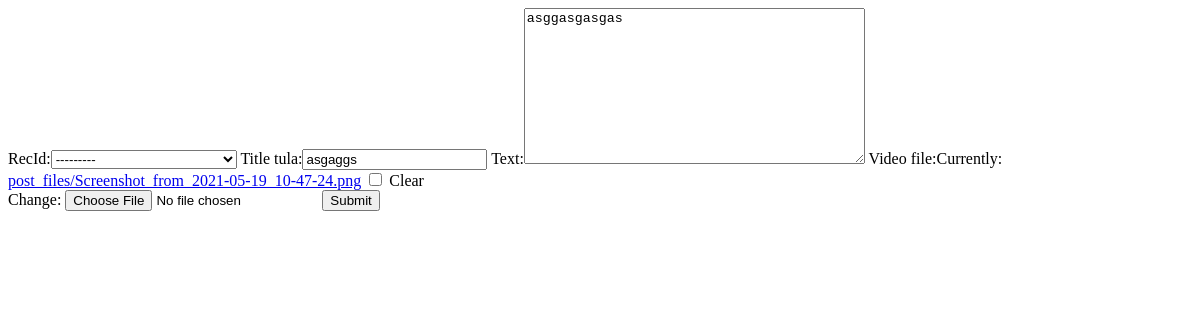
Before: /update_tula/6/ with the older database file.
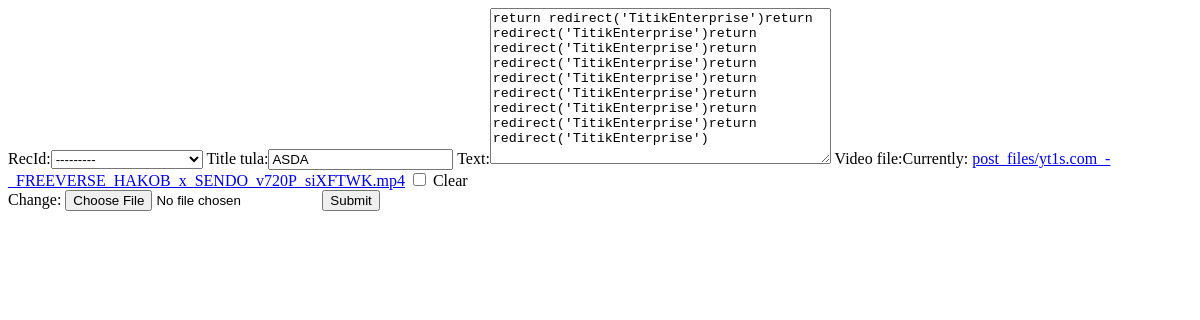
After: the same page with the newer database file.
### TitikPoetryApp/models.py (models this page shows, shortened)
class Tula(models.Model):
	RecId = models.ForeignKey(Recruit, null=True, on_delete= models.SET_NULL)
	title_tula = models.CharField(max_length=50)
	text = models.TextField(default="")
	video_file = models.FileField(upload_to='post_files',blank=True, null=True)

### TitikPoetryApp/views.py (the view)
# urls.py: path('update_tula/<str:pk>/', views.updateTula, name="update_tula"),
def updateTula(request, pk):
	jenjie = Tula.objects.get(id=pk)
	form = TulaForm(instance=jenjie)
	if request.method == 'POST':
		form = TulaForm(request.POST, instance=jenjie)
		if form.is_valid():
			form.save()
			return redirect('/')
	context = {'form':form}
	return render(request, 'update.html', context)

### TitikPoetryApp/forms.py
class TulaForm(ModelForm):
	class Meta:
		model = Tula
		fields = '__all__'

### TitikPoetryApp/models.py (called while the page is built)
	def __str__(self):
		return self.name

### TitikPoetryApp/templates/update.html (shortened to what this page needs)
{% extends 'base.html' %}
{% block content %}
{% load static %}
<div class="row">
	<div class="col-md-6">
		<div class="card card-body">
			<form action="" method="POST">
				{{form}}
				<input type="submit" name="Submit">
			</form>
		</div>
	</div>
</div>
{% endblock %}

Changed rows visible on the page:
changed Tula: title_tula "asgaggs" → "ASDA"; text "asggasgasgas" → "return redirect('TitikEnterprise')return redirect('TitikEnterprise')return redirect('TitikEnterprise')return redirect('TitikEnterprise')return redirect('TitikEnterprise')return redirect('TitikEnterprise')return redirect('TitikEnterprise')return redirect('TitikEnterprise')return redirect('TitikEnterprise')"
Other visible differences:
text no longer shown: "RecId: Title tula: Text: Video file: Currently: post_files/Screenshot_from_2021-05-19_10-47-24.png Clear Change:"
text now shown: "RecId: Title tula: Text: Video file: Currently: post_files/yt1s.com_-_FREEVERSE_HAKOB_x_SENDO_v720P_siXFTWK.mp4 Clear Change:"
